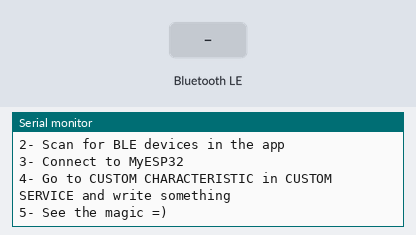
Recording of a sketch running on a simulated ESP32. Parts: the last lines printed to the serial monitor. Inputs (shaded band) come from the test bench. Nothing arrives over Bluetooth unless stated; a phone connects over Bluetooth LE 3 s after start.

Above: at 1.2 s.
1.3 s: Bluetooth LE write "ON" received
At 2.1 s:
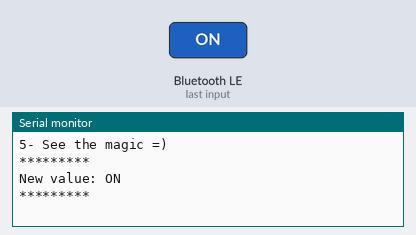
2.8 s: Bluetooth LE write "1" received
At 3.3 s:
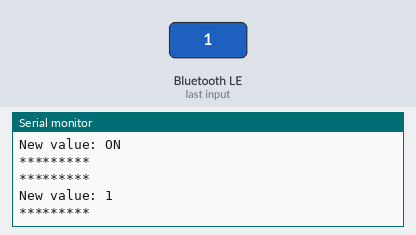

Measured:
- after the input at 1.3 s, the serial monitor: prints a new line at once (image 1)
- after the input at 2.8 s, the serial monitor: prints a new line at once (image 2)

The sketch:

ble_send_recevice.ino
```cpp
#include <BLEDevice.h>
#include <BLEUtils.h>
#include <BLEServer.h>

#define SERVICE_UUID        "295a8771-1529-4765-950f-a5fdb3e4537c"
#define CHARACTERISTIC_UUID "295a8771-1529-4765-950f-a5fdb3e4537c"

// 用來儲存接收到的完整訊息
String completeMessage = "";

// 自定義回呼類別，處理接收資料
class MyCallbacks : public BLECharacteristicCallbacks {
  void onWrite(BLECharacteristic *pCharacteristic) {
    uint8_t* data = pCharacteristic->getData();  // 取得原始資料
    size_t length = pCharacteristic->getLength();  // 資料長度

    if (length > 0) {
      Serial.println("*********");
      Serial.print("New value: ");

      // 將每個字節轉換為 ASCII 字符並印出
      for (int i = 0; i < length; i++) {
        Serial.print((char)data[i]);  // 轉換為 ASCII 字符並顯示
        completeMessage += (char)data[i];  // 將新接收到的資料附加到 completeMessage
      }

      Serial.println();
      Serial.println("*********");

      // 檢查是否有接收到換行符號，表示訊息已完整
      if (completeMessage.indexOf('\n') >= 0) {
        // 處理完整的訊息
        Serial.print("Complete message received: ");
        Serial.println(completeMessage);

        // 判斷是否為 "ON" 命令
        if (completeMessage.startsWith("ON")) {
          Serial.println("Received 'ON' command");
        } else {
          Serial.println("Received something else");
        }

        // 清空 completeMessage，準備接收下一條訊息
        completeMessage = "";
      }
    }
  }
};

// 針對傳輸的 characteristic
BLECharacteristic *pCharacteristic;

void setup() {
  // 初始化串口監視器
  Serial.begin(115200);

  // 藍牙初始化
  Serial.println("1- Download and install a BLE scanner app on your phone");
  Serial.println("2- Scan for BLE devices in the app");
  Serial.println("3- Connect to MyESP32");
  Serial.println("4- Go to CUSTOM CHARACTERISTIC in CUSTOM SERVICE and write something");
  Serial.println("5- See the magic =)");

  // 設定藍牙裝置名稱
  BLEDevice::init("MyESP32");
  BLEServer *pServer = BLEDevice::createServer();

  // 創建藍牙服務
  BLEService *pService = pServer->createService(SERVICE_UUID);

  // 創建藍牙 characteristic，設定其屬性為可讀取、可寫入、可通知
  pCharacteristic = pService->createCharacteristic(
                      CHARACTERISTIC_UUID,
                      BLECharacteristic::PROPERTY_READ |
                      BLECharacteristic::PROPERTY_WRITE |
                      BLECharacteristic::PROPERTY_NOTIFY
                    );

  // 設定回呼函數，處理接收到的資料
  pCharacteristic->setCallbacks(new MyCallbacks());

  // 設定初始值
  pCharacteristic->setValue("Hello from ESP32");

  // 啟動服務
  pService->start();

  // 開始廣播藍牙訊號
  BLEAdvertising *pAdvertising = pServer->getAdvertising();
  pAdvertising->start();
}

void loop() {
  // 主程式循環中可以放其他的應用邏輯

  // 每隔5秒發送一個訊息
  delay(5000);

  // 設定要傳送的訊息
  String message = "ESP32 sending data!";

  // 設定 characteristic 的值
  pCharacteristic->setValue(message.c_str());

  // 通知連接的裝置
  pCharacteristic->notify();

  Serial.println("Sent message: " + message);
}
```
